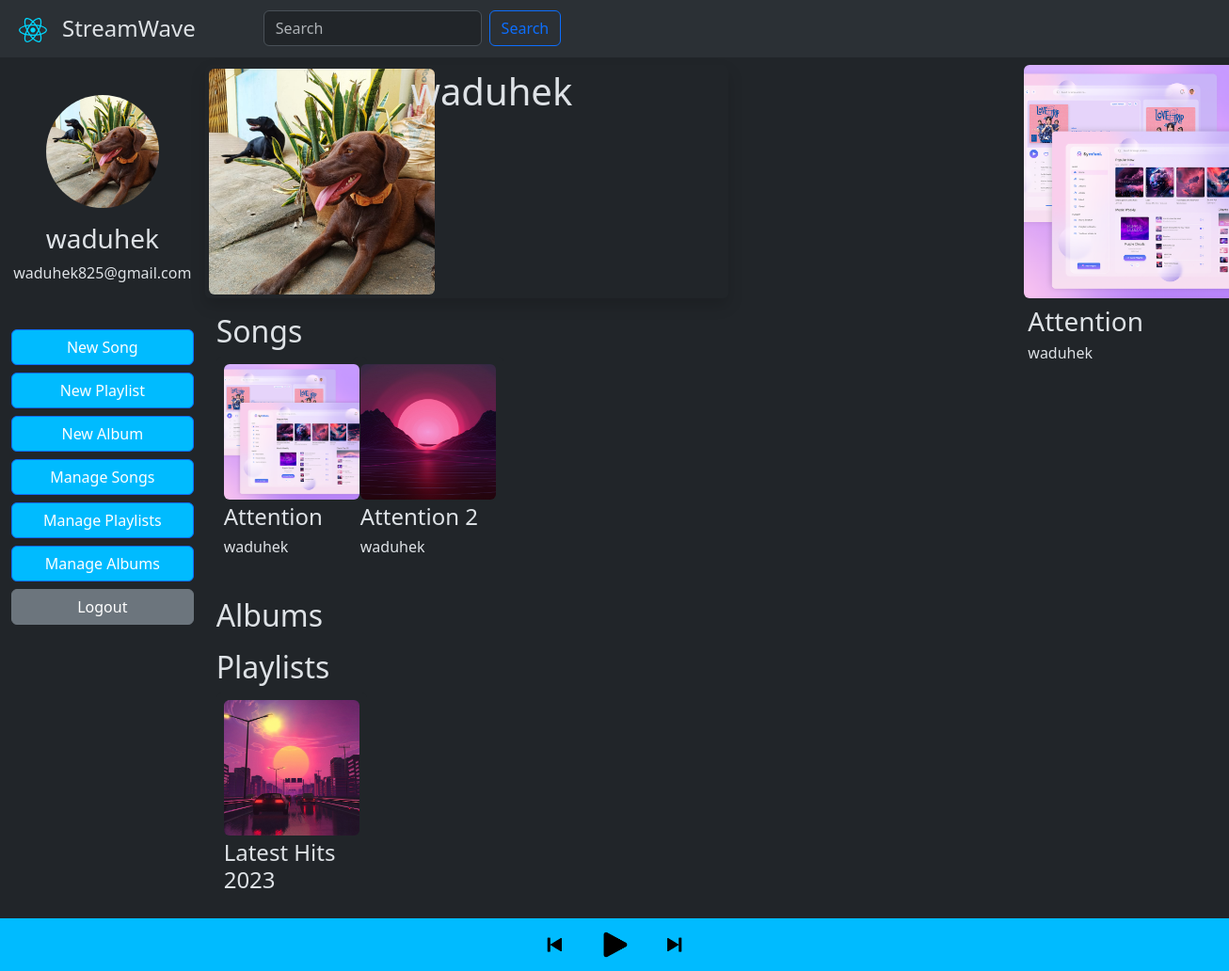
Page /user/2 (signed in) on the earlier database version.
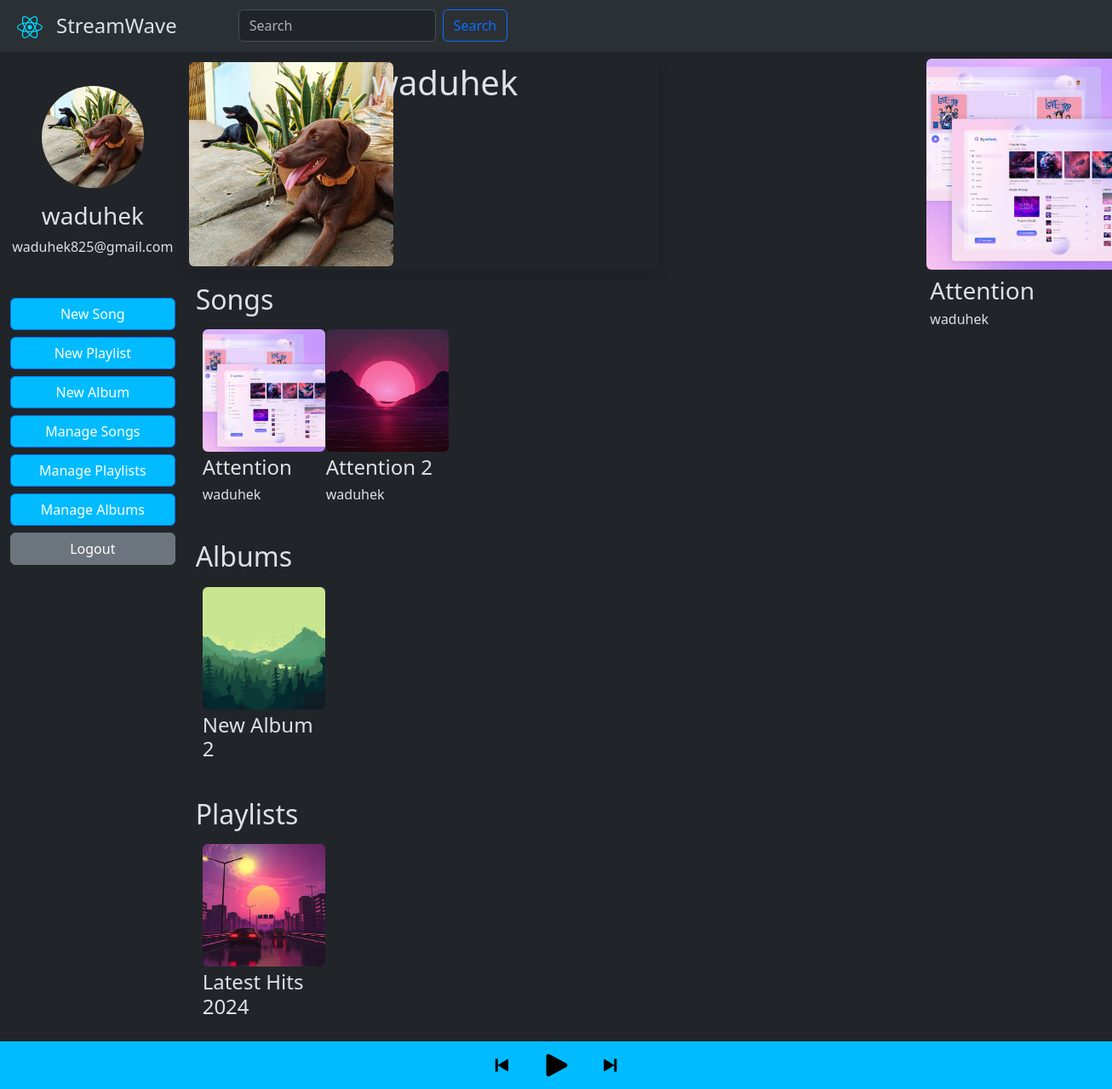
Same page on the later database version.
### app.py (models this page shows)
class Songs(db.Model):
    id = db.Column(db.Integer, primary_key=True)
    name = db.Column(db.String(200), nullable=False)
    song = db.Column(db.String(300))
    img = db.Column(db.String(300))
    duration = db.Column(db.String(10))
    genre = db.Column(db.String(50))
    rating = db.Column(db.Float, default=0.0)
    num_ratings = db.Column(db.Integer, default=0)
    date_added = db.Column(db.DateTime, default=datetime.utcnow)
    popularity = db.Column(db.Integer, default=0)
    lyrics = db.Column(db.String(3000))
    artist_id = db.Column(db.Integer, db.ForeignKey(
        'user.id'), nullable=False)
    album_id = db.Column(db.Integer, db.ForeignKey(
        'albums.id'))

class User(db.Model, UserMixin):
    __tablename__ = "user"
    id = db.Column(db.Integer(), primary_key=True)
    email = db.Column(db.String(255), unique=True)
    username = db.Column(db.String(255), unique=True, nullable=False)
    password = db.Column(db.String(255), nullable=False)
    img = db.Column(db.String(300), default='user.png')
    phone = db.Column(db.Integer())
    gender = db.Column(db.String(10))
    address = db.Column(db.String(300))
    active = db.Column(db.Boolean())
    fs_uniquifier = db.Column(db.String(255), unique=True, nullable=False)
    confirmed_at = db.Column(db.DateTime())
    songs = db.relationship('Songs', backref='user',
                            cascade="all, delete-orphan")
    albums = db.relationship('Albums', backref='user',
                             cascade="all, delete-orphan")
    playlist = db.relationship('Playlist', backref='user',
                               cascade="all, delete-orphan")
    roles = db.relationship(
        "Role", secondary="roles_users", backref=db.backref("users", lazy="dynamic")
    )

class Playlist(db.Model):
    id = db.Column(db.Integer, primary_key=True)
    name = db.Column(db.String(200), nullable=False)
    img = db.Column(db.String(300))
    desc = db.Column(db.String(1000))
    creator_id = db.Column(db.Integer, db.ForeignKey(
        'user.id'), nullable=False)
    songs = db.relationship(
        'Songs', secondary='playlist_songs', backref='playlists')
    playlist_songs = db.Table('playlist_songs',
                              db.Column('playlist_id', db.Integer, db.ForeignKey(
                                  'playlist.id'), primary_key=True),
                              db.Column('song_id', db.Integer, db.ForeignKey(
                                  'songs.id'), primary_key=True)
                              )

class Albums(db.Model):
    id = db.Column(db.Integer, primary_key=True)
    name = db.Column(db.String(200), nullable=False)
    img = db.Column(db.String(300))
    desc = db.Column(db.String(1000))
    creator_id = db.Column(db.Integer, db.ForeignKey(
        'user.id'), nullable=False)
    songs = db.relationship(
        'Songs', secondary='album_songs', backref='albums')
    album_songs = db.Table('album_songs',
                           db.Column('album_id', db.Integer, db.ForeignKey(
                               'albums.id'), primary_key=True),
                           db.Column('song_id', db.Integer, db.ForeignKey(
                               'songs.id'), primary_key=True)
                           )

### app.py (the view)
@app.route('/user/<int:user_id>')
@login_required
def view_user_profile(user_id):
    vuser = User.query.get(user_id)
    status = session.get('playpause', 'play')
    a = session.get('current_song_id', 1)
    curr_song = Songs.query.filter_by(id=a).first()
    user, log, hide = show()
    user_songs = Songs.query.filter_by(artist_id=user_id).all()
    user_playlists = Playlist.query.filter_by(creator_id=user_id).all()
    user_albums = Albums.query.filter_by(creator_id=user_id).all()
    if not curr_song:
        curr_song = Songs(name='', img='default.png')
    if not user:
        flash("User not found")
        return redirect(url_for('index'))
    return render_template('user_profile.html', vuser=vuser, hide=hide, log=log, curr_song=curr_song, status=status, user=user,
                           songs=user_songs, playlists=user_playlists, albums=user_albums)

### app.py (called while the page is built)
def show():
    auth = current_user.is_authenticated
    if not auth:
        user = User(username='', email=' ', img='default.png')
        log, hide = "hidden", ""
    else:
        user = User.query.get(current_user.id)
        log, hide = "", "hidden"
    return user, log, hide

### templates/user_profile.html (shortened to what this page needs)
{% extends "base.html" %}
{% block content %}
<div class="col-md-8" id="col2">
    <div class="col-md-8" id="col2">
        <div class="shadow p-1 mb-1 me-4 bg-outline-dark rounded">
          <div class="row">
          <div class="col-md-4">
            <img src="{{ url_for('static', filename='uploads/' + vuser.img) }}" class="rounded" style="width: 15rem; height: 15rem; object-fit: cover;">
          </div>
          <div class="col-md-8">
            <h1 class = "ms-4">{{vuser.username}}</h1>
        </div>
      </div>
    </div>
  </div>
  <div class="container-fluid">
    <h2 class = "mt-3 mb-2">Songs</h2>
    <div class="row">
    {% for song in songs %}
    <div class="col-sm-2">
      <a href="{{ url_for('view_song', id=song.id) }}" class="text-decoration-none text-reset">
      <div class="cardgroup me-1 mb-4 rounded" style="width: 10rem; height: 14rem; overflow: hidden;" id="songgroup">
        <div class="shadow p-2 mb-1 bg-outline-light rounded">
        <img src="{{ url_for('static', filename='uploads/' + song.img) }}" class="card-img-top rounded" style="width: 9rem; height: 9rem; object-fit: cover;">
        <div class="card-body">
          <h4 class="mt-1">{{song.name}}</h5>
          <h6 class="fw-light">{{song.user.username}}</h6>
        </div>
      </a>
      </div>
    </div>
    </div>
    {% endfor %}
</div>
<div class="container-fluid">
    <h2 class = "mt-2 mb-2">Albums</h2>
    <div class="row">
    {% for album in albums %}
    <div class="col-sm-2">
        <a href="{{ url_for('view_album', id=album.id) }}" class="text-decoration-none text-reset">
        <div class="cardgroup me-1 mb-4 rounded" style="width: 10rem; height: 14rem; overflow: hidden;" id="playlistgroup">
        <div class="shadow p-2 mb-1 bg-outline-light rounded">
        <img src="{{ url_for('static', filename='uploads/' + album.img) }}" class="card-img-top rounded" style="width: 9rem; height: 9rem; object-fit: cover;">
        <div class="card-body">
          <h4 class="mt-1">{{album.name}}</h4>
          <h6 class="fw-light">{{album.user.username}}</h6>
        </div>
      </a>
      </div>
    </div>
    </div>
    {% endfor %}
</div>
</div>
<div class="container-fluid">
    <h2 class = "mt-2 mb-2">Playlists</h2>
    <div class="row">
    {% for playlist in playlists %}
    <div class="col-sm-2">
    <a href="{{ url_for('view_playlist', id=playlist.id) }}" class="text-decoration-none text-reset">
        <div class="cardgroup me-1 mb-4 rounded" style="width: 10rem; height: 14rem; overflow: hidden;" id="playlistgroup">
        <div class="shadow p-2 mb-1 bg-outline-dark rounded">
        <img src="{{ url_for('static', filename='uploads/' + playlist.img) }}" class="card-img-top rounded" style="width: 9rem; height: 9rem; object-fit: cover;">
        <div class="card-body">
          <h4 class="mt-1">{{playlist.name}}</h4>
          <h6 class="fw-light">{{playlist.user.username}}</h6>
        </div>
      </a>
      </div>
    </div>
    </div>
    {% endfor %}
{% endblock %}

### templates/base.html (shortened to what this page needs)
<!DOCTYPE html>
<html lang="en" data-bs-theme="dark">
<head>
    <link href="https://cdn.jsdelivr.net/npm/bootstrap@5.3.2/dist/css/bootstrap.min.css" rel="stylesheet">
    <link rel="stylesheet" href="{{ url_for('static', filename='app.css') }}" />
</head>
<body>
    <nav class="navbar navbar-expand-lg bg-body-tertiary p-2">
        <div class="container-fluid">
          <a class="navbar-brand" href="{{ url_for('index') }}"><img src = "{{ url_for('static', filename='react.svg') }}" width="30px" /></a>
            <h4 class = "me-5 mt-2 fw-light" >StreamWave</h4>
            <form class="d-flex justify-content-start w-25 me-auto ms-4" role="search" method="post" action="{{ url_for('search_results')}}">
                <input class="form-control me-2" type="search" placeholder="Search" aria-label="Search" name="queryString">
                <button class="btn btn-outline-primary" type="submit">Search</button>
            </form>
          </div>
      </nav>
      <div class = "container-fluid mt-2">
        <div class="row row-cols-3">
            <div class="col-md-2 mt-2" id="col1">
                <div class="row mt-3">
                    <a href="{{url_for('account')}}" class="d-flex justify-content-center" >
                        <img src = "{{ url_for('static', filename='uploads/' + user.img) }}" class="mt-2 rounded-circle" width="120px" height="120px" class = "mt-2" style="object-fit: cover;"/>
                    </a>
                    <div class="col mb-3">
                        <h3 class="mt-3 d-flex justify-content-center">{{user.username}}</h3>
                        <p class="fw-light d-flex justify-content-center">{{user.email}}</p>
                </div>
                <div class="menu-btns mt-3">
                    <a href="{{ url_for('create_song') }}" class="btn btn-primary btn-block mb-2 col-12 custom-btn" {{log}}>New Song</a>
                    <a href="{{ url_for('create_playlist') }}" class="btn btn-primary btn-block mb-2 col-12 custom-btn" {{log}}>New Playlist</a>
                    <a href="{{ url_for('create_album') }}" class="btn btn-primary btn-block mb-2 col-12 custom-btn" {{log}}>New Album</a>
                    <a href="{{ url_for('manage_songs') }}" class="btn btn-primary btn-block mb-2 col-12 custom-btn" {{log}}>Manage Songs</a>
                    <a href="{{ url_for('manage_playlists') }}" class="btn btn-primary btn-block mb-2 col-12 custom-btn" {{log}}>Manage Playlists</a>
                    <a href="{{ url_for('manage_albums') }}" class="btn btn-primary btn-block mb-2 col-12 custom-btn" {{log}}>Manage Albums</a>
                    <a href="{{ url_for('logout') }}" class="btn btn-secondary btn-block mb-2 col-12" {{log}}>Logout</a>
                </div>
            </div>
        </div>
{% block content %}{% endblock %}
<div class="col-md-2" id="col3">
        <img src="{{ url_for('static', filename='uploads/' + curr_song.img) }}" class="me-5 rounded" alt="cover" style="width: 15.5rem; height: 15.5rem; object-fit: cover;">
        <h3 class="mt-2 ms-1">{{curr_song.name}}</h3>
        <h6 class="fw-light ms-1">{{curr_song.user.username}}</h6>
</div>
<div class="fixed-bottom" id="player">
    <div class="container-fluid d-flex justify-content-center">
        <div class="row">
            <div class="col mt-2 mb-2 ">
                <img id="prevBtn" src="{{ url_for('static', filename='prev.png') }}" width="40px" onclick="togglePrev({{curr_song.id}})">
            </div>
            <div class="col mt-2 mb-2 ">
                <img id="playPauseBtn" src="{{ url_for('static', filename='play.png') }}" width="40px" onclick="togglePlayPause()">
            </div>
            <div class="col mt-2 mb-2 ">
                <img id="nextBtn" src="{{ url_for('static', filename='next.png') }}" width="40px" onclick="toggleNext({{curr_song.id}})">
            </div>
        </div>
    </div>
</div>
</body>
</html>

Differences in the rows shown:
added Albums: img (picture), name "New Album 2"
changed Playlist: name "Latest Hits 2023" → "Latest Hits 2024"
